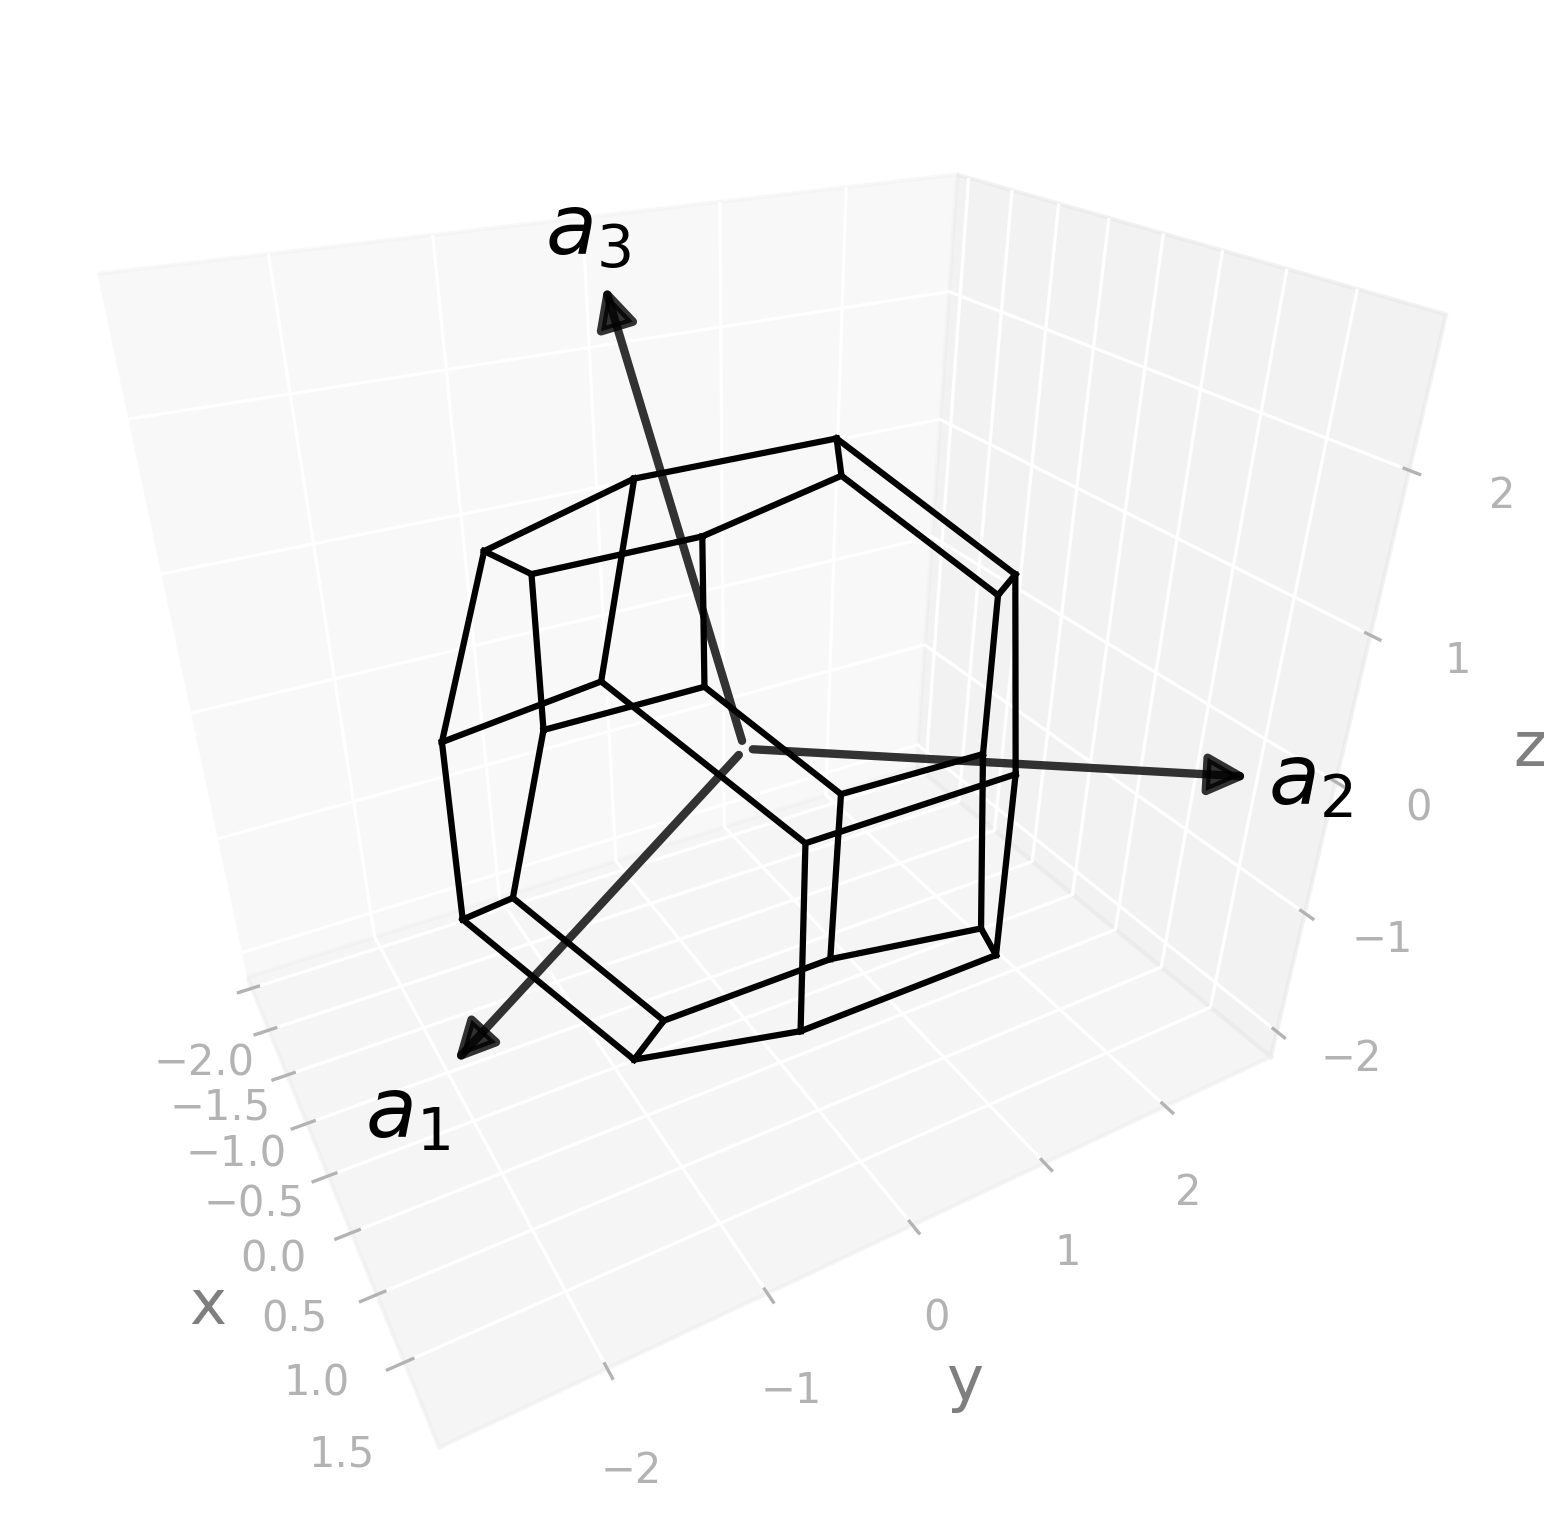

Recreate this plot in Python.
import radtools as rad

l = rad.lattice_example(f"RHL2")
l.plot("wigner-seitz")
# Save an image:
l.savefig(
    "rhl2_wigner-seitz.png",
    elev=30,
    azim=-29,
    dpi=300,
   bbox_inches="tight",
)
# Interactive plot:
l.show(elev=30, azim=-29)
